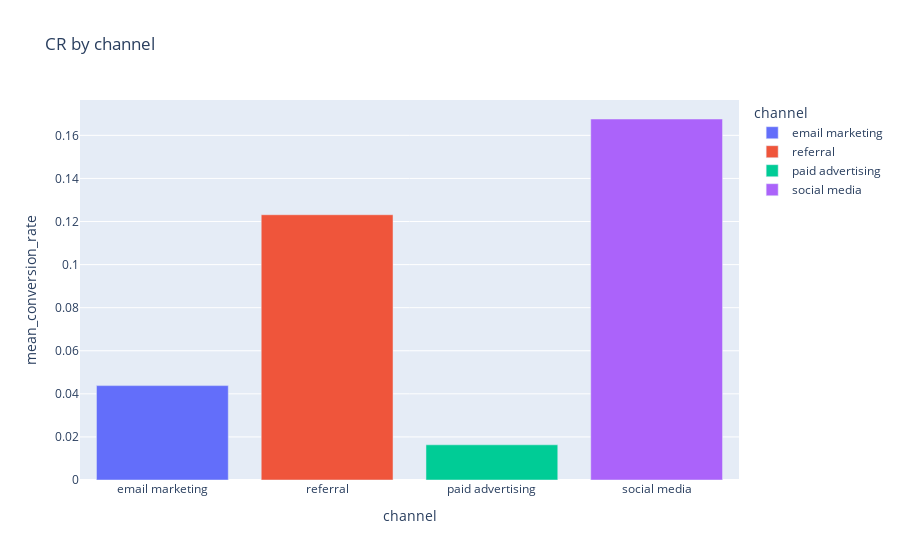

Notebook code for this chart:
### Code cell
px.bar(data_frame = df, x='channel', y = 'mean_conversion_rate', color = 'channel', title = 'CR by channel')

### Figure 1 — Plotly figure (JSON) as saved in the notebook; plotly's stock layout.template omitted (floating-point values rounded to 4 significant figures)
{"data": [{"alignmentgroup": "True", "hovertemplate": "channel=%{x}<br>mean_conversion_rate=%{y}<extra></extra>", "legendgroup": "email marketing", "marker": {"color": "#636efa", "pattern": {"shape": ""}}, "name": "email marketing", "offsetgroup": "email marketing", "orientation": "v", "showlegend": true, "textposition": "auto", "type": "bar", "x": ["email marketing"], "xaxis": "x", "y": [0.04382], "yaxis": "y"}, {"alignmentgroup": "True", "hovertemplate": "channel=%{x}<br>mean_conversion_rate=%{y}<extra></extra>", "legendgroup": "referral", "marker": {"color": "#EF553B", "pattern": {"shape": ""}}, "name": "referral", "offsetgroup": "referral", "orientation": "v", "showlegend": true, "textposition": "auto", "type": "bar", "x": ["referral"], "xaxis": "x", "y": [0.1231], "yaxis": "y"}, {"alignmentgroup": "True", "hovertemplate": "channel=%{x}<br>mean_conversion_rate=%{y}<extra></extra>", "legendgroup": "paid advertising", "marker": {"color": "#00cc96", "pattern": {"shape": ""}}, "name": "paid advertising", "offsetgroup": "paid advertising", "orientation": "v", "showlegend": true, "textposition": "auto", "type": "bar", "x": ["paid advertising"], "xaxis": "x", "y": [0.01634], "yaxis": "y"}, {"alignmentgroup": "True", "hovertemplate": "channel=%{x}<br>mean_conversion_rate=%{y}<extra></extra>", "legendgroup": "social media", "marker": {"color": "#ab63fa", "pattern": {"shape": ""}}, "name": "social media", "offsetgroup": "social media", "orientation": "v", "showlegend": true, "textposition": "auto", "type": "bar", "x": ["social media"], "xaxis": "x", "y": [0.1676], "yaxis": "y"}], "layout": {"autosize": true, "barmode": "relative", "legend": {"title": {"text": "channel"}, "tracegroupgap": 0}, "title": {"text": "CR by channel"}, "xaxis": {"anchor": "y", "autorange": true, "categoryarray": ["email marketing", "referral", "paid advertising", "social media"], "categoryorder": "array", "domain": [0, 1], "range": [-0.5, 3.5], "title": {"text": "channel"}, "type": "category"}, "yaxis": {"anchor": "x", "autorange": true, "domain": [0, 1], "range": [0, 0.1764], "title": {"text": "mean_conversion_rate"}, "type": "linear"}}}
